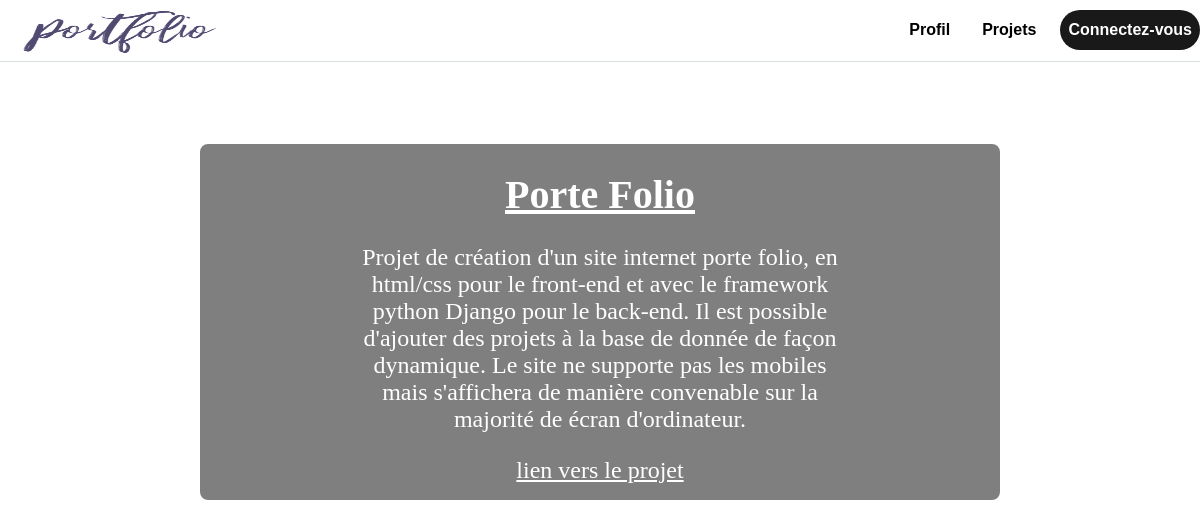
/projet1, run on the app's committed database.
### models/models.py (models this page shows, shortened)
class Projet(models.Model):
    name = models.CharField(max_length=128)
    slug = models.SlugField(max_length=128)
    description = models.TextField(blank=True)
    link = models.CharField(max_length=128, blank=True, null=True)

### web/views.py (the view)
# urls.py: path('<str:slug>', projet_detail, name='projetDetail')
def projet_detail(request, slug):
    projet = get_object_or_404(models.Projet, slug=slug)
    return render(request, 'web/detailProjet.html', context={'projets': projet})

### assert/templates/web/detailProjet.html
{% extends 'base.html' %}
{% load static %}
{% block css %}
<link rel="stylesheet" type="text/css" href="{% static 'css/web/detailProjet.css' %}">
{% endblock %}
{% block content %}
<div class="bloc1">
	<h1>{{ projets.name }}</h1>
	<p>{{ projets.description }}</p>
	<a href="{{ projets.link }}">lien vers le projet</a>
</div>
{% endblock %}

### assert/static/css/web/detailProjet.css (style rules this page uses)
body { margin: 0; background-image: url('http://localhost/static/media/detailProjet.jpg'); background-size: 100%; background-repeat: no-repeat; background-attachment: fixed; }
.bloc1 { background-color: rgba(0, 0, 0, 0.5); position: relative; margin: auto; text-align: center; width: 50em; min-height: 10em; margin-top: 5em; padding-bottom: 1em; border-radius: 10px; border: 2px solid white; }
.bloc1 h1 { color: white; font-size: 2.5em; text-decoration: underline; }
.bloc1 p { position: relative; margin: auto; width: 20em; min-height: 2em; margin-bottom: 1em; color: white; font-size: 1.5em; }
.bloc1 a { position: relative; margin: auto; min-width: 10em; min-height: 2em; padding: .3em .6em .3em .6em; color: white; font-size: 1.5em; border-radius: 10px; }

### data on the page
Projet: name "Porte Folio", description "Projet de création d'un site internet porte folio, en html/css pour le front-end et avec le framework python Django pour le back-end. Il est possible d'ajouter des projets à la base de donnée de façon dynamique. Le site ne supporte pas les mobiles mais s'affichera de manière convenable sur la majorité de écran d'ordinateur."
